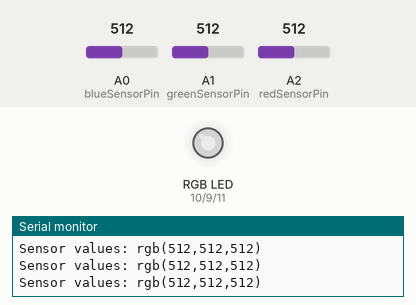
Bench run of a sketch on a simulated Arduino Uno, built with avr-gcc and run on an emulated ATmega328P. Parts: an RGB LED mixed from three pins (HIGH = lit), the last lines printed to the serial monitor. The inputs (shaded band) are chosen by the test bench; at power-on: A0 (blueSensorPin) = 512, A1 (greenSensorPin) = 512, A2 (redSensorPin) = 512. Dim RGB values are drawn brighter than linear.

Above: at 1.2 s.
1.3 s: A0 (blueSensorPin) set to 107
At 2.5 s:
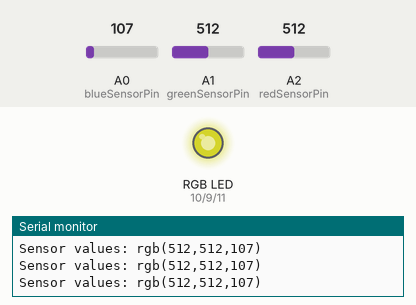
2.8 s: A0 (blueSensorPin) set to 95
At 3.9 s:
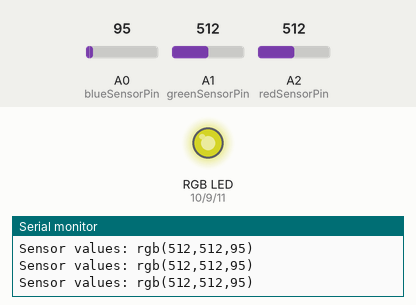
5.8 s: A1 (greenSensorPin) set to 110
At 7.0 s:
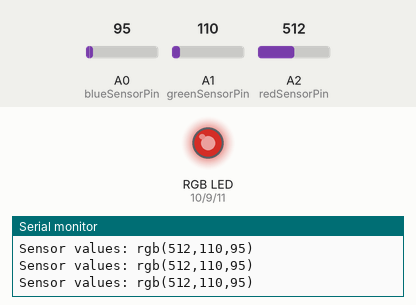
7.3 s: A1 (greenSensorPin) set to 91
At 8.2 s:
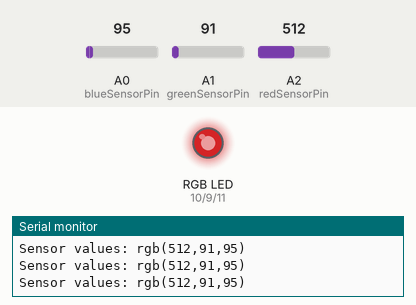
10.3 s: A2 (redSensorPin) set to 11
At 11.5 s:
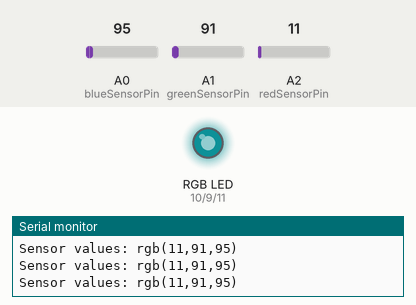
11.8 s: A2 (redSensorPin) set to 8
Timing chart, 0 to 14.8 s (numbered marks = the images above; inputs shaded):
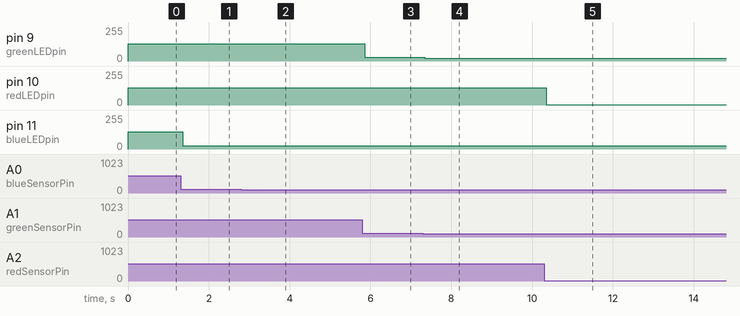

Measured:
- after the input at 1.3 s, pin 11 (blueLEDpin): 128/255 → 26/255 after 0.05 s
- after the input at 2.8 s, pin 11 (blueLEDpin): 26/255 → 23/255 at once
- after the input at 5.8 s, pin 9 (greenLEDpin): 128/255 → 27/255 after 0.05 s
- after the input at 7.3 s, pin 9 (greenLEDpin): 27/255 → 22/255 after 0.05 s
- after the input at 10.3 s, pin 10 (redLEDpin): 128/255 → 2/255 after 0.05 s

The sketch:

color-mixing-lamp.ino
```cpp
// Project 03 from Genuino starter kit projects book

const int greenLEDpin = 9;
const int redLEDpin = 10;
const int blueLEDpin = 11;

const int blueSensorPin = A0;
const int greenSensorPin = A1;
const int redSensorPin = A2;

int redValue = 0;
int greenValue = 0;
int blueValue = 0;

int redSensorValue = 0;
int greenSensorValue = 0;
int blueSensorValue = 0;

void setup() {
	Serial.begin(9600);

	pinMode(greenLEDpin, OUTPUT);
	pinMode(redLEDpin, OUTPUT);
	pinMode(blueLEDpin, OUTPUT);
}

void loop() {
	redSensorValue = analogRead(redSensorPin);
	delay(5);
	greenSensorValue = analogRead(greenSensorPin);
	delay(5);
	blueSensorValue = analogRead(blueSensorPin);

	Serial.print("Sensor values: rgb(");
	Serial.print(redSensorValue);
	Serial.print(",");
	Serial.print(greenSensorValue);
	Serial.print(",");
	Serial.print(blueSensorValue);
	Serial.print(") \n");

	redValue = redSensorValue / 4;
	greenValue = greenSensorValue / 4;
	blueValue = blueSensorValue / 4;

	analogWrite(redLEDpin, redValue);
	analogWrite(blueLEDpin, blueValue);
	analogWrite(greenLEDpin, greenValue);
}
```
